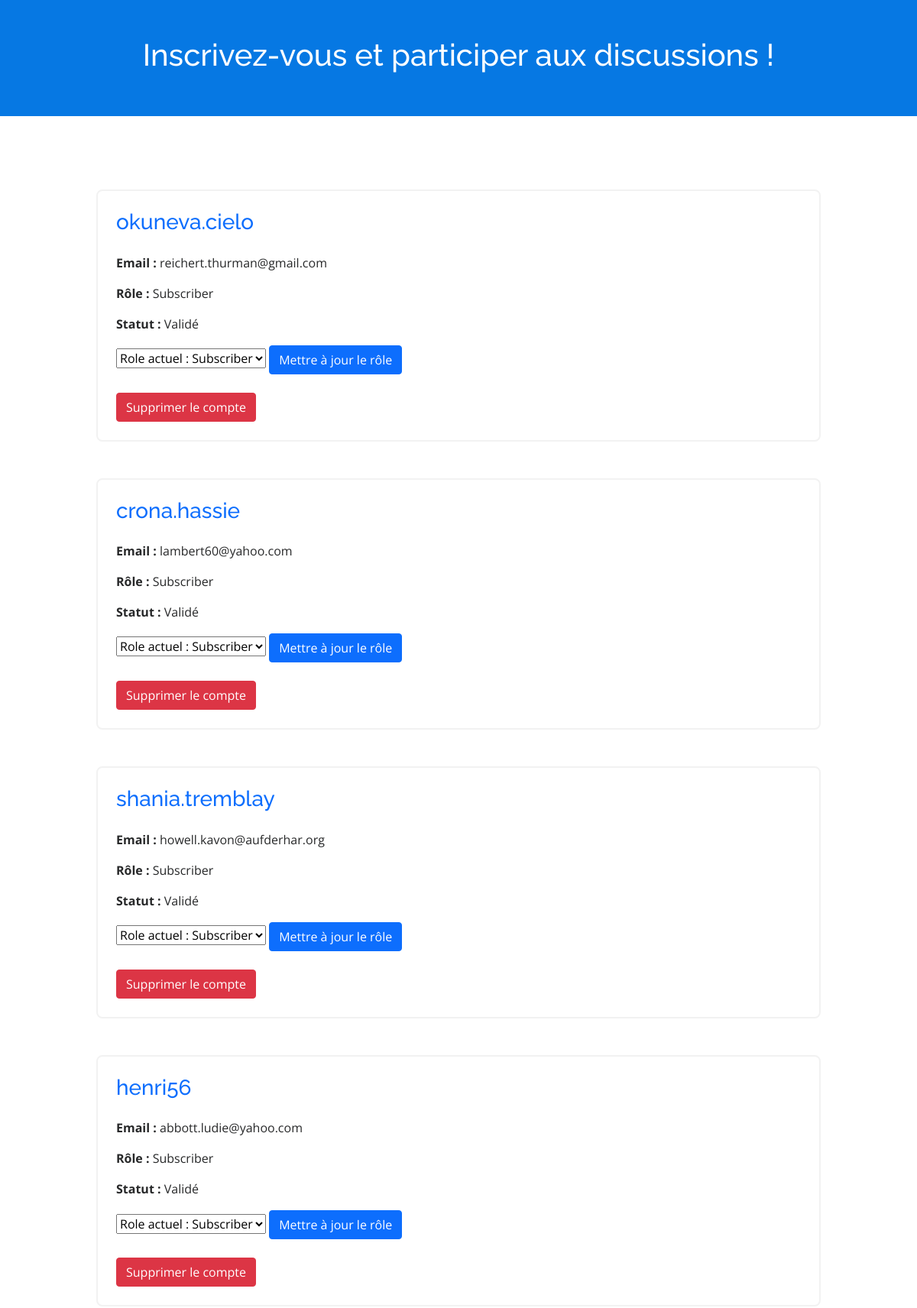
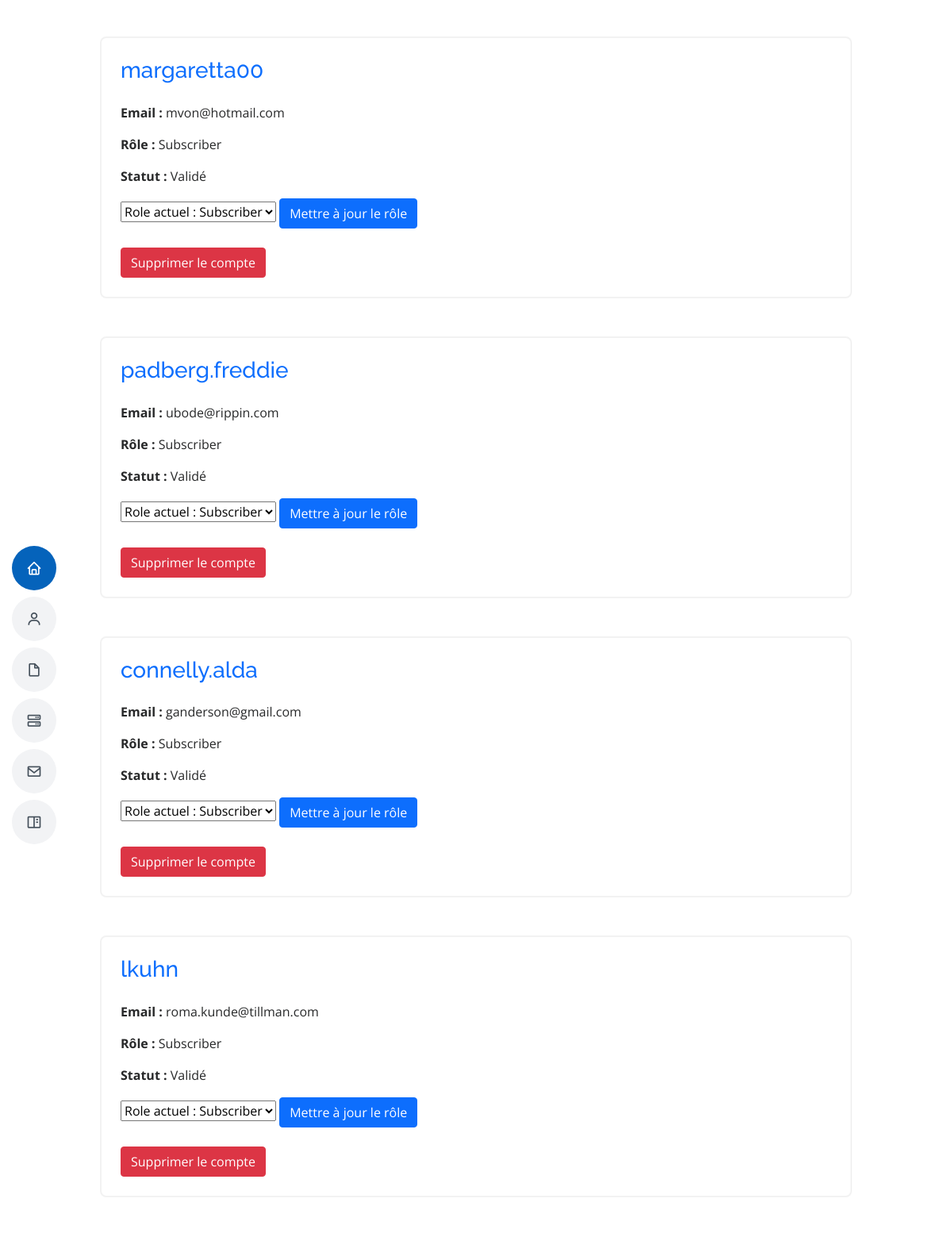
The app's page /users_all (signed in, upper part) with its own data (2 pictures, top to bottom).
### tables this page shows
CREATE TABLE `users` (
  `id` int(11) NOT NULL,
  `slug` varchar(255) NOT NULL,
  `username` varchar(255) NOT NULL,
  `email` varchar(255) NOT NULL,
  `password` varchar(255) NOT NULL,
  `role` enum('Admin','Subscriber') DEFAULT 'Subscriber',
  `is_valid` tinyint(4) NOT NULL,
  `created_at` timestamp NOT NULL DEFAULT current_timestamp()
);

### app/controllers/postController.php (called while the page is built, shortened)
<?php
require '../app/views/default.layout.view.php';
?>

### app/controllers/adminController.php (called while the page is built, shortened)
<?php
require '../app/models/userModel.php';
function users_all()
{
    $all_users = get_all_users();
    require '../app/views/adminUserAll.view.php';
?>
    <?php
}
    ?>

### app/models/userModel.php (called while the page is built, shortened)
<?php
function get_all_users()
{
    require '../app/db/connDb.php';
    $all_users = $pdo->query('SELECT * FROM users');
    return ($all_users->fetchAll());
}

### app/views/adminUserAll.view.php (the view, shortened to what this page needs)
<div class="jumbotron p-5 text-center">
    <h1>Inscrivez-vous et participer aux discussions ! </h1>
</div>
<div class="container p-5">
    <?php
    foreach ($all_users as $key => $user) {
    ?>
        <article class="article m-5">
            <div class="p-4">
                <h3 class="mb-0 text-primary"><?php echo $user['username']; ?></h3><br>
                <p><b> Email : </b><?php echo $user['email']; ?></p>
                <p><b> Rôle : </b><?php echo $user['role']; ?></p>
                <p><b>Statut :</b> <?php if ($_SESSION['is_valid'] == 1) {
                                        echo "Validé";
                                    } else {
                                        echo "En attente de validation";
                                    } ?>
                </p>
                <form method="post" action="users_all">
                    <select class="" name="role">
                        <option value="<?php echo $user['role'] ?>">Role actuel : <?php echo $user['role'] ?></option>
                    </select>
                    <input type="submit" name="Update_Role" class="btn btn-primary" value="Mettre à jour le rôle">
                </form>
                <br>
                <form method="post" action="users_all">
                    <input type="submit" name="delete" class="btn btn-danger" value="Supprimer le compte">
                </form>
            </div>
        </article>
    <?php } ?>
</div>
<?php include '../app/views/footer.view.php'; ?>

### app/views/default.layout.view.php (shortened to what this page needs)
<!DOCTYPE html>
<html lang="fr">
<head>
  <link href="http://localhost/Blog_Oc/public/assets/vendor/aos/aos.css" rel="stylesheet">
  <link href="http://localhost/Blog_Oc/public/assets/vendor/bootstrap/css/bootstrap.min.css" rel="stylesheet">
  <link href="http://localhost/Blog_Oc/public/assets/vendor/bootstrap-icons/bootstrap-icons.css" rel="stylesheet">
  <link href="http://localhost/Blog_Oc/public/assets/vendor/boxicons/css/boxicons.min.css" rel="stylesheet">
  <link href="http://localhost/Blog_Oc/public/assets/vendor/glightbox/css/glightbox.min.css" rel="stylesheet">
  <link href="http://localhost/Blog_Oc/public/assets/vendor/swiper/swiper-bundle.min.css" rel="stylesheet">
  <link href="http://localhost/Blog_Oc/public/assets/css/style.css" rel="stylesheet">
</head>
<header id="header" class="d-flex flex-column justify-content-center">
  <nav id="navbar" class="navbar nav-menu">
    <ul>
      <li><a href="/Blog_Oc/" class="nav-link scrollto active"><i class="bx bx-home"></i> <span>Accueil</span></a></li>
      <li><a href="/Blog_Oc/#about" class="nav-link scrollto"><i class="bx bx-user"></i> <span>A propos</span></a></li>
      <li><a href="public/assets/img/cv.pdf" class="nav-link scrollto"><i class="bx bx-file-blank"></i> <span>Resume</span></a></li>
      <li><a href="/Blog_Oc/#services" class="nav-link scrollto"><i class="bx bx-server"></i> <span>Services</span></a></li>
      <li><a href="/Blog_Oc/#contact" class="nav-link scrollto"><i class="bx bx-envelope"></i> <span>Contact</span></a></li>
      <li><a href="/Blog_Oc/blog_all" class="nav-link scrollto"><i class="bx bx-book-content"></i> <span>Blog</span></a></li>
    </ul>
  </nav>
</header>
<body>

### public/index.php (shortened to what this page needs)
<?php
require '../app/controllers/adminController.php';
require '../app/controllers/postController.php';
$url = str_replace("/Blog_Oc/", "", $_SERVER["REQUEST_URI"]);
if (isset($url)) {
    $url = explode('/', $url);
}
if ($url[0] == '') {
    home();
} elseif ($url[0] == 'blog_all') {
    session_start();
    blog_all();
} elseif ($url[0] == 'post' and !empty($url[1])) {
    $idPost = $url[1];
    session_start();
    blog_single();
} elseif ($url[0] == 'users_all') {
    if (isset($_SESSION['role']) && ($_SESSION['role']) == 'Admin') {
        users_all();
    } else {
        error404();
    }
} else {
    error404();
}

### app/views/footer.view.php (shortened to what this page needs)
</html>

### public/assets/css/style.css (style rules this page uses)
body { font-family: "Open Sans", sans-serif; color: #272829; }
a { color: #0563bb; text-decoration: none; }
h1, h2, h3, h4, h5, h6 { font-family: "Raleway", sans-serif; }
#header { position: fixed; top: 0; left: 0; bottom: 0; z-index: 9997; transition: all 0.5s; padding: 15px; overflow-y: auto; }
.nav-menu { padding: 0; display: block; }
.nav-menu * { margin: 0; padding: 0; list-style: none; }
.nav-menu > ul > li { position: relative; white-space: nowrap; }
.nav-menu a, .nav-menu a:focus { display: flex; align-items: center; color: #45505b; padding: 10px 18px; margin-bottom: 8px; transition: 0.3s; font-size: 15px; border-radius: 50px; background: #f2f3f5; height: 56px; width: 100%; overflow: hidden; transition: 0.3s; }
.nav-menu a i, .nav-menu a:focus i { font-size: 20px; }
@media (min-width: 992px) { .nav-menu a, .nav-menu a:focus { width: 56px; } }
.nav-menu a:hover, .nav-menu .active, .nav-menu .active:focus, .nav-menu li:hover > a { color: #fff; background: #0563bb; }
.jumbotron { background-color: #0678e3; color: white; }
.article, .article-box { display: flex; flex-wrap: wrap; align-items: center; }
.article { border: 2px solid #f2f2f2; border-radius: 8px; overflow: hidden; }

### records on screen
users: username "okuneva.cielo", email "reichert.thurman@gmail.com", role "Subscriber"
users: username "crona.hassie", email "lambert60@yahoo.com", role "Subscriber"
users: username "shania.tremblay", email "howell.kavon@aufderhar.org", role "Subscriber"
users: username "henri56", email "abbott.ludie@yahoo.com", role "Subscriber"
users: username "margaretta00", email "mvon@hotmail.com", role "Subscriber"
users: username "padberg.freddie", email "ubode@rippin.com", role "Subscriber"
users: username "connelly.alda", email "ganderson@gmail.com", role "Subscriber"
users: username "lkuhn", email "roma.kunde@tillman.com", role "Subscriber"
